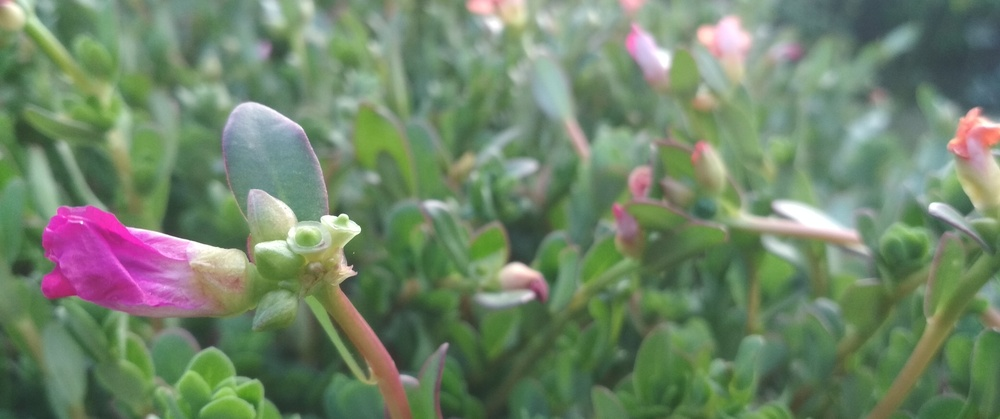
//> input picture VBoard/Resources/image.jpg, 1000 x 419 px, shrunk from 4160 x 1743 before the run
$ ./Basic_Funtions   (built with g++ and OpenCV 4)
//> lines starting //> are read from the running program, lines starting //| are printed output that depends on the picture
#include <opencv2/imgcodecs.hpp>
#include <opencv2/highgui.hpp>
#include <opencv2/imgproc.hpp>
#include <iostream>

using namespace cv;
using namespace std;

int main() {
	String path = "Resources\\image.jpg";
	Mat img = imread(path);
//> img is the input picture: 419 rows x 1000 cols, CV_8UC3; mean B, G, R 105.9, 132.5, 112.6
	Mat convert, blur, edge, dilation, kernal, erosion;
	cvtColor(img, convert, COLOR_BGR2GRAY);
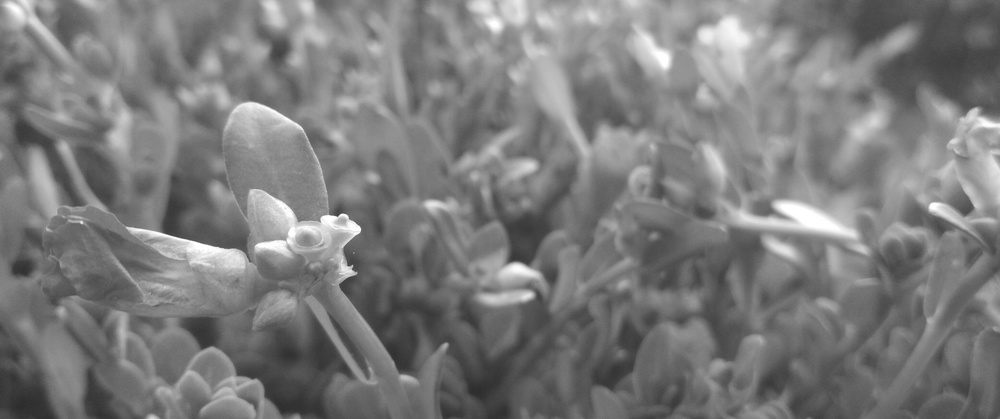
//> convert: 419 rows x 1000 cols, CV_8UC1; min 45, max 255, mean 123.5
	GaussianBlur(img, blur, Size(7, 7), 5, 0);
	Canny(blur, edge, 10, 10);
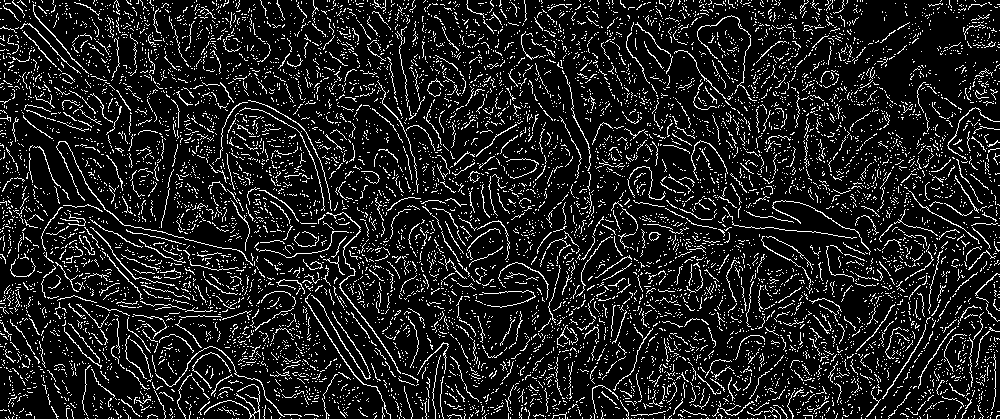
//> edge: 419 rows x 1000 cols, CV_8UC1; 12% white in thin lines or dots
	kernal = getStructuringElement(MORPH_RECT, Size(3, 3));
	dilate(img, dilation, kernal);
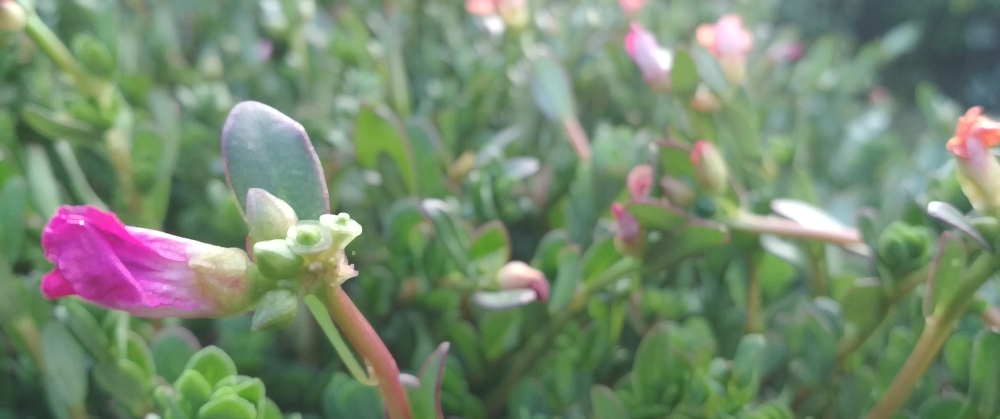
//> dilation: 419 rows x 1000 cols, CV_8UC3; mean B, G, R 111.4, 137.4, 118
	erode(img, erosion, kernal);
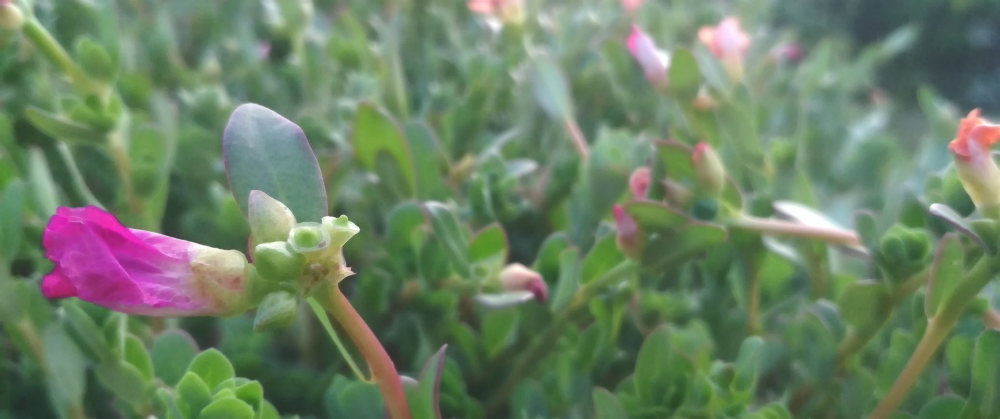
//> erosion: 419 rows x 1000 cols, CV_8UC3; mean B, G, R 100.5, 127.6, 107.3
	imshow("Image",erosion);
	waitKey(0);
	return 0;
}
